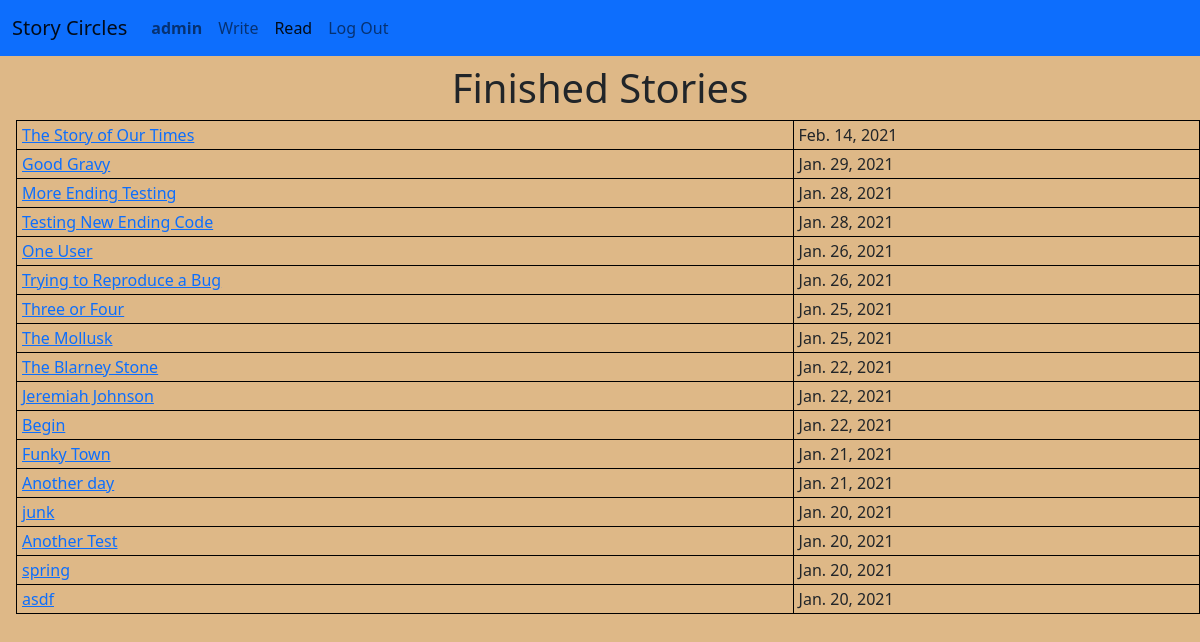
The app's page /circle/stories (signed in) with its own data.
### circle/models.py (models this page shows, shortened)
class User(AbstractUser):
    user_since = models.DateTimeField(blank=False, auto_now_add=True)
    liked_stories = models.ManyToManyField(
        "Story",
        related_name="liked_by",
        blank=True,
    )
    def get_absolute_url(self):
        return reverse('user', args=[self.pk])

class Story(models.Model):
    title = models.TextField(unique=True)
    authors = models.ManyToManyField(
        User,
        related_name="stories",
        blank=True
    )
    text = models.TextField()
    start_time = models.DateTimeField(blank=True, null=True)
    finish_time = models.DateTimeField(blank=True, null=True)
    finished = models.BooleanField(default=False)
    def get_absolute_url(self):
        if self.finished:
            return reverse('finished_story', args = [self.pk])
        else:
            return reverse('circle', args = [self.circle.pk])
    """ Return the text as html with "\n\n" converted to paragraph breaks """

### circle/views.py (the view)
# urls.py: path('stories', views.FinishedStoryListView.as_view(), name='finished_stories'),
class FinishedStoryListView(LoginRequiredMixin, ListView):
    model = Story
    template_name = "circle/finishedstory_list.html"
    queryset = Story.objects.filter(finished=True).order_by('-finish_time')
    context_object_name = 'stories'

### circle/templates/circle/finishedstory_list.html (shortened to what this page needs)
{% extends "circle/layout.html" %}
{% load static %}
{% block body %}
    <h1>
        Finished Stories
    </h1>
    {% include "circle/include/finished_story_table.html" %}
{% endblock %}

### circle/templates/circle/layout.html (shortened to what this page needs)
{% load static %}
<!DOCTYPE html>
<html lang="en">
    <head>
        <link href="https://cdn.jsdelivr.net/npm/bootstrap@5.0.0-beta1/dist/css/bootstrap.min.css" rel="stylesheet">
        <link href="{% static 'circle/styles.css' %}" rel="stylesheet">
    </head>
    <body>
        <nav class="navbar navbar-expand-md navbar-light bg-primary">
            <div class="container-fluid">
                <a class="navbar-brand" href="{% url 'index' %}">Story Circles</a>
                <div class="collapse navbar-collapse" id="navbarToggle">
                    <ul class="navbar-nav me-auto">
                        {% if user.is_authenticated %}
                        <li class="nav-item">
                            <a class="nav-link" id="current-user-nav" href="{{ user.get_absolute_url }}"><strong>{{ user.username }}</strong></a>
                        </li>
                        <li class="nav-item">
                            <a class="nav-link" id="write-nav" href="{% url 'index' %}">Write</a>
                        </li>
                        <li class="nav-item">
                            <a class="nav-link" id="read-nav" href="{% url 'finished_stories' %}">Read</a>
                        </li>
                        <li class="nav-item">
                            <a class="nav-link" href="{% url 'logout' %}">Log Out</a>
                        </li>
                        {% endif %}
                    </ul>
                </div>
            </div>
        </nav>
        <div class="body container-fluid d-flex flex-column h-100 w-100 px-0">
            {% block body %}
            {% endblock %}
        </div>
    </body>
</html>

### circle/templates/circle/include/finished_story_table.html
<table class="finished-story-table">
    {% for story in stories %}
    <tr>
        <td class="finished-story-title">
            <a href="{{ story.get_absolute_url }}">{{ story.title }}</a>
        </td>
        <td class="finished-story-date">
            {{ story.finish_time.date }}
        </td>
    </tr>
    {% endfor %}
</table>

### circle/static/circle/styles.css (style rules this page uses)
html, body { height: 100%; }
body { background-color: BurlyWood; }
h1 { margin-top: 0.5rem; text-align: center; }
table { border-collapse: collapse; margin-left: 1rem; }
table, th, td { border: 1px solid black; padding: 2px 5px; }

### records on screen
User: username "admin"
Story: title "The Story of Our Times", finish_time "Feb. 14, 2021"
Story: title "Good Gravy", finish_time "Jan. 29, 2021"
Story: title "More Ending Testing", finish_time "Jan. 28, 2021"
Story: title "Testing New Ending Code", finish_time "Jan. 28, 2021"
Story: title "One User", finish_time "Jan. 26, 2021"
Story: title "Trying to Reproduce a Bug", finish_time "Jan. 26, 2021"
Story: title "Three or Four", finish_time "Jan. 25, 2021"
Story: title "The Mollusk", finish_time "Jan. 25, 2021"
Story: title "The Blarney Stone", finish_time "Jan. 22, 2021"
Story: title "Jeremiah Johnson", finish_time "Jan. 22, 2021"
Story: title "Begin", finish_time "Jan. 22, 2021"
Story: title "Funky Town", finish_time "Jan. 21, 2021"
Story: title "Another day", finish_time "Jan. 21, 2021"
Story: title "junk", finish_time "Jan. 20, 2021"
Story: title "Another Test", finish_time "Jan. 20, 2021"
Story: title "spring", finish_time "Jan. 20, 2021"
Story: title "asdf", finish_time "Jan. 20, 2021"
